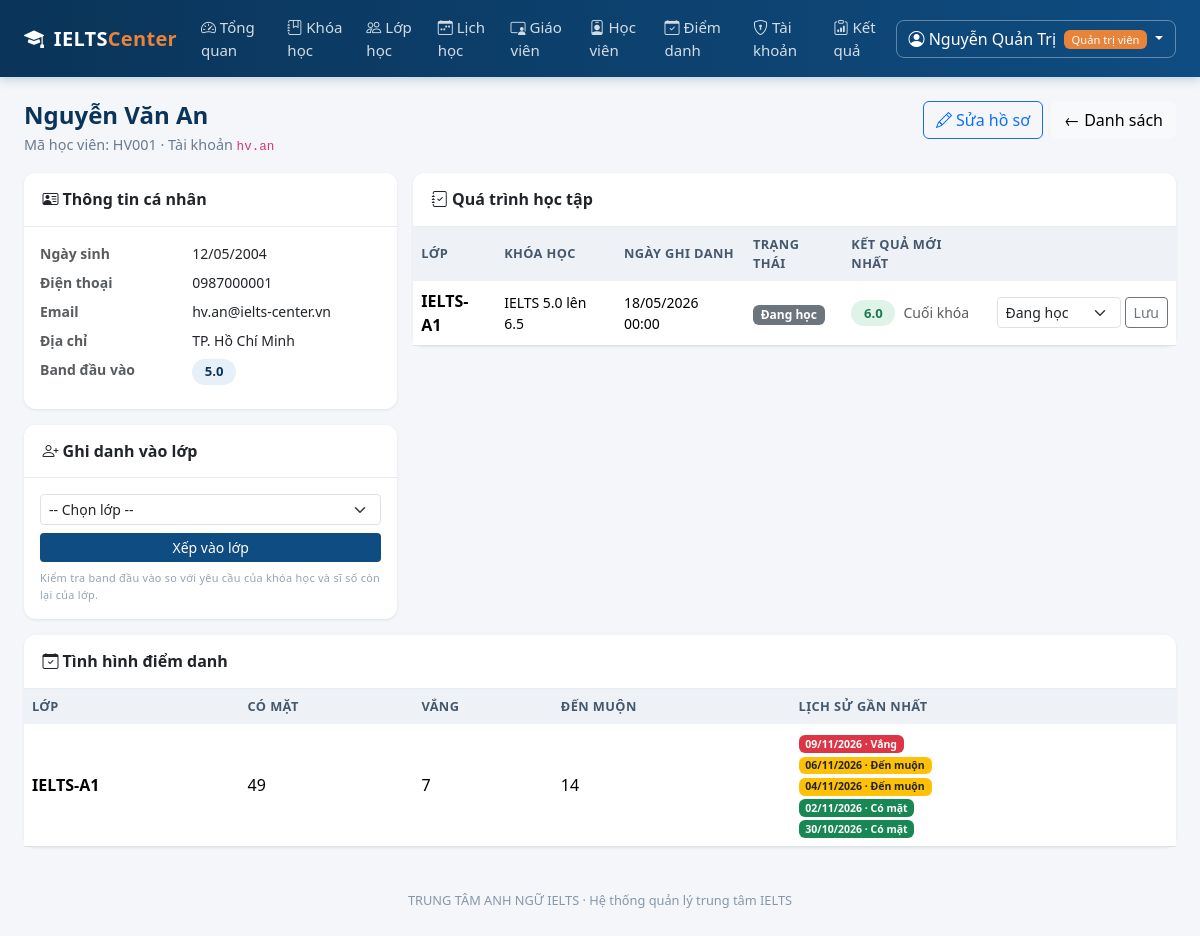
Screenshot of /quan-tri/hoc-vien/1 (signed in) with the database file from the repository.
### models.py (models this page shows, shortened)
class User(UserMixin, db.Model):
    __tablename__ = "users"
    id = db.Column(db.Integer, primary_key=True)
    username = db.Column(db.String(50), unique=True, nullable=False, index=True)
    password_hash = db.Column(db.String(255), nullable=False)
    role = db.Column(db.String(20), nullable=False, default=ROLE_STUDENT)
    full_name = db.Column(db.String(120), nullable=False)
    email = db.Column(db.String(120))
    phone = db.Column(db.String(20))
    is_locked = db.Column(db.Boolean, default=False, nullable=False)
    failed_logins = db.Column(db.Integer, default=0, nullable=False)
    created_at = db.Column(db.DateTime, default=datetime.now)
    teacher = db.relationship(
        "TeacherProfile", back_populates="user", uselist=False, cascade="all, delete-orphan"
    )
    student = db.relationship(
        "StudentProfile", back_populates="user", uselist=False, cascade="all, delete-orphan"
    )
    @property
    def role_label(self):
        return ROLE_LABELS.get(self.role, self.role)
    @property
    def is_admin(self):
        return self.role == ROLE_ADMIN

class StudentProfile(db.Model):
    __tablename__ = "student_profiles"
    id = db.Column(db.Integer, primary_key=True)
    user_id = db.Column(db.Integer, db.ForeignKey("users.id"), unique=True, nullable=False)
    code = db.Column(db.String(20), unique=True)   # ma hoc vien
    dob = db.Column(db.Date)
    address = db.Column(db.String(200))
    entry_band = db.Column(db.Float)               # band kiem tra dau vao
    is_active = db.Column(db.Boolean, default=True, nullable=False)
    user = db.relationship("User", back_populates="student")
    enrollments = db.relationship(
        "Enrollment", back_populates="student", cascade="all, delete-orphan"
    )
    @property
    def full_name(self):
        return self.user.full_name

class Enrollment(db.Model):
    __tablename__ = "enrollments"
    __table_args__ = (db.UniqueConstraint("student_id", "class_id", name="uq_student_class"),)
    id = db.Column(db.Integer, primary_key=True)
    student_id = db.Column(db.Integer, db.ForeignKey("student_profiles.id"), nullable=False)
    class_id = db.Column(db.Integer, db.ForeignKey("classes.id"), nullable=False)
    enrolled_at = db.Column(db.DateTime, default=datetime.now)
    status = db.Column(db.String(20), default="studying", nullable=False)
    student = db.relationship("StudentProfile", back_populates="enrollments")
    classroom = db.relationship("ClassRoom", back_populates="enrollments")
    scores = db.relationship(
        "ScoreRecord", back_populates="enrollment", cascade="all, delete-orphan"
    )
    attendance_records = db.relationship(
        "AttendanceRecord",
        back_populates="enrollment",
        cascade="all, delete-orphan",
        order_by="AttendanceRecord.attendance_date.desc()",
    )
    homework_submissions = db.relationship(
        "HomeworkSubmission",
        back_populates="enrollment",
        cascade="all, delete-orphan",
        order_by="HomeworkSubmission.submitted_at.desc()",
    )
    @property
    def status_label(self):
        return ENROLL_STATUS.get(self.status, self.status)
    @property
    def latest_score(self):
        published = [s for s in self.scores if s.is_published]
        if not published:
            return None
        return sorted(published, key=lambda s: s.updated_at or datetime.min)[-1]

class ClassRoom(db.Model):
    __tablename__ = "classes"
    id = db.Column(db.Integer, primary_key=True)
    code = db.Column(db.String(20), unique=True, nullable=False)
    course_id = db.Column(db.Integer, db.ForeignKey("courses.id"), nullable=False)
    teacher_id = db.Column(db.Integer, db.ForeignKey("teacher_profiles.id"))
    room = db.Column(db.String(30))
    start_date = db.Column(db.Date)
    max_size = db.Column(db.Integer, default=20, nullable=False)
    status = db.Column(db.String(20), default="open", nullable=False)
    course = db.relationship("Course", back_populates="classes")
    teacher = db.relationship("TeacherProfile", back_populates="classes")
    schedules = db.relationship(
        "Schedule", back_populates="classroom", cascade="all, delete-orphan"
    )
    enrollments = db.relationship(
        "Enrollment", back_populates="classroom", cascade="all, delete-orphan"
    )
    homework_assignments = db.relationship(
        "Homework", back_populates="classroom", cascade="all, delete-orphan"
    )
    @property
    def current_size(self):
        return len([e for e in self.enrollments if e.status in ("studying", "reserved")])

class Course(db.Model):
    __tablename__ = "courses"
    id = db.Column(db.Integer, primary_key=True)
    code = db.Column(db.String(20), unique=True, nullable=False)
    name = db.Column(db.String(150), nullable=False)
    entry_band = db.Column(db.Float, nullable=False)
    target_band = db.Column(db.Float, nullable=False)
    sessions = db.Column(db.Integer, nullable=False, default=36)
    tuition = db.Column(db.Integer, nullable=False, default=0)   # hoc phi (VND)
    is_open = db.Column(db.Boolean, default=True, nullable=False)
    description = db.Column(db.Text)
    classes = db.relationship("ClassRoom", back_populates="course")

class ScoreRecord(db.Model):
    __tablename__ = "score_records"
    id = db.Column(db.Integer, primary_key=True)
    enrollment_id = db.Column(db.Integer, db.ForeignKey("enrollments.id"), nullable=False)
    term = db.Column(db.String(50), nullable=False)   # vi du: Dau vao / Giua khoa / Cuoi khoa
    listening = db.Column(db.Float)
    reading = db.Column(db.Float)
    writing = db.Column(db.Float)
    speaking = db.Column(db.Float)
    overall = db.Column(db.Float)
    comment = db.Column(db.Text)
    is_published = db.Column(db.Boolean, default=False, nullable=False)
    updated_at = db.Column(db.DateTime, default=datetime.now, onupdate=datetime.now)
    enrollment = db.relationship("Enrollment", back_populates="scores")
    logs = db.relationship("ScoreLog", back_populates="score", cascade="all, delete-orphan")

class AttendanceRecord(db.Model):
    __tablename__ = "attendance_records"
    __table_args__ = (
        db.UniqueConstraint(
            "enrollment_id", "attendance_date", name="uq_attendance_enrollment_date"
        ),
    )
    id = db.Column(db.Integer, primary_key=True)
    enrollment_id = db.Column(db.Integer, db.ForeignKey("enrollments.id"), nullable=False)
    attendance_date = db.Column(db.Date, nullable=False, index=True)
    status = db.Column(db.String(20), nullable=False)
    marked_by = db.Column(db.Integer, db.ForeignKey("users.id"), nullable=False)
    marked_at = db.Column(db.DateTime, default=datetime.now, nullable=False)
    enrollment = db.relationship("Enrollment", back_populates="attendance_records")
    teacher = db.relationship("User")

### blueprints/admin.py (the view)
@admin_bp.route("/hoc-vien/<int:student_id>")
def student_detail(student_id):
    student = db.session.get(StudentProfile, student_id)
    if student is None:
        flash("Không tìm thấy học viên.", "danger")
        return redirect(url_for("admin.students"))
    enrolled_class_ids = [e.class_id for e in student.enrollments]
    open_classes = [
        c
        for c in ClassRoom.query.filter(ClassRoom.status.in_(["open", "teaching"])).all()
        if c.id not in enrolled_class_ids
    ]
    attendance_summary = {}
    for enrollment in student.enrollments:
        attendance_summary[enrollment.id] = {
            status: sum(record.status == status for record in enrollment.attendance_records)
            for status in ATTENDANCE_STATUSES
        }
    return render_template(
        "admin/student_detail.html",
        student=student,
        open_classes=open_classes,
        enroll_status=ENROLL_STATUS,
        attendance_statuses=ATTENDANCE_STATUSES,
        attendance_summary=attendance_summary,
    )

### templates/admin/student_detail.html (shortened to what this page needs)
{% extends "base.html" %}
{% block content %}
<div class="d-flex justify-content-between align-items-start mb-3 flex-wrap gap-2">
  <div>
    <h4 class="page-title mb-1">{{ student.full_name }}</h4>
    <p class="page-sub mb-0">Mã học viên: {{ student.code or '—' }} · Tài khoản <code>{{ student.user.username }}</code></p>
  </div>
  <div class="d-flex gap-2">
    <a href="{{ url_for('admin.student_form', student_id=student.id) }}" class="btn btn-outline-primary"><i class="bi bi-pencil"></i> Sửa hồ sơ</a>
    <a href="{{ url_for('admin.students') }}" class="btn btn-light">← Danh sách</a>
  </div>
</div>
<div class="row g-3">
  <div class="col-lg-4">
    <div class="card mb-3">
      <div class="card-header"><i class="bi bi-person-vcard"></i> Thông tin cá nhân</div>
      <div class="card-body">
        <dl class="row mb-0 small">
          <dt class="col-5 text-muted">Ngày sinh</dt><dd class="col-7">{{ student.dob | date_vn }}</dd>
          <dt class="col-5 text-muted">Điện thoại</dt><dd class="col-7">{{ student.user.phone or '—' }}</dd>
          <dt class="col-5 text-muted">Email</dt><dd class="col-7">{{ student.user.email or '—' }}</dd>
          <dt class="col-5 text-muted">Địa chỉ</dt><dd class="col-7">{{ student.address or '—' }}</dd>
          <dt class="col-5 text-muted">Band đầu vào</dt>
          <dd class="col-7"><span class="band-pill">{{ student.entry_band or 'Chưa có' }}</span></dd>
        </dl>
      </div>
    </div>
    <div class="card">
      <div class="card-header"><i class="bi bi-person-plus"></i> Ghi danh vào lớp</div>
      <div class="card-body">
        <form method="post" action="{{ url_for('admin.enroll', student_id=student.id) }}">
          <select name="class_id" class="form-select form-select-sm mb-2" required>
            <option value="">-- Chọn lớp --</option>
          </select>
          <button class="btn btn-sm btn-primary w-100" style="background:var(--brand);border:none">Xếp vào lớp</button>
        </form>
        <p class="uc-tag mt-2 mb-0">
          Kiểm tra band đầu vào so với yêu cầu của khóa học và sĩ số còn lại của lớp.
        </p>
      </div>
    </div>
  </div>
  <div class="col-lg-8">
    <div class="card">
      <div class="card-header"><i class="bi bi-journal-check"></i> Quá trình học tập</div>
      <div class="table-responsive">
        <table class="table table-hover mb-0">
          <thead><tr><th>Lớp</th><th>Khóa học</th><th>Ngày ghi danh</th><th>Trạng thái</th><th>Kết quả mới nhất</th><th></th></tr></thead>
          <tbody>
          {% for e in student.enrollments %}
            <tr>
              <td class="fw-semibold">{{ e.classroom.code }}</td>
              <td class="small">{{ e.classroom.course.name }}</td>
              <td class="small">{{ e.enrolled_at | datetime_vn }}</td>
              <td><span class="badge bg-secondary">{{ e.status_label }}</span></td>
              <td>
                {% set score = e.latest_score %}
                {% if score %}
                  <span class="band-pill high">{{ score.overall }}</span>
                  <span class="small text-muted ms-1">{{ score.term }}</span>
                {% else %}<span class="band-pill none">—</span>{% endif %}
              </td>
              <td class="text-end">
                <form method="post" action="{{ url_for('admin.enrollment_status', enrollment_id=e.id) }}" class="d-flex gap-1 justify-content-end">
                  <select name="status" class="form-select form-select-sm" style="width:auto">
                    {% for key, label in enroll_status.items() %}
                      <option value="{{ key }}" {% if e.status == key %}selected{% endif %}>{{ label }}</option>
                    {% endfor %}
                  </select>
                  <button class="btn btn-sm btn-outline-secondary">Lưu</button>
                </form>
              </td>
            </tr>
          {% else %}
            <tr><td colspan="6" class="text-center text-muted py-4">Học viên chưa được xếp lớp.</td></tr>
          {% endfor %}
          </tbody>
        </table>
      </div>
    </div>
  </div>
</div>
<div class="card mt-3" id="attendance">
  <div class="card-header"><i class="bi bi-calendar-check"></i> Tình hình điểm danh</div>
  <div class="table-responsive">
    <table class="table table-hover align-middle mb-0">
      <thead>
        <tr><th>Lớp</th><th>Có mặt</th><th>Vắng</th><th>Đến muộn</th><th>Lịch sử gần nhất</th></tr>
      </thead>
      <tbody>
      {% for e in student.enrollments %}
        <tr>
          <td class="fw-semibold">{{ e.classroom.code }}</td>
          {% for status, label in attendance_statuses.items() %}
            <td>{{ attendance_summary[e.id][status] }}</td>
          {% endfor %}
          <td class="small">
            {% for record in e.attendance_records[:5] %}
              <span class="badge bg-{{ 'success' if record.status == 'present' else 'danger' if record.status == 'absent' else 'warning text-dark' }}">
                {{ record.attendance_date | date_vn }} · {{ attendance_statuses[record.status] }}
              </span>{% if not loop.last %}<br>{% endif %}
            {% else %}<span class="text-muted">Chưa có dữ liệu</span>{% endfor %}
          </td>
        </tr>
      {% else %}
        <tr><td colspan="5" class="text-center text-muted py-3">Học viên chưa được xếp lớp.</td></tr>
      {% endfor %}
      </tbody>
    </table>
  </div>
</div>
{% endblock %}

### templates/base.html (shortened to what this page needs)
<!DOCTYPE html>
<html lang="vi">
<head>
  <link href="{{ url_for('static', filename='vendor/bootstrap/bootstrap.min.css') }}" rel="stylesheet">
  <link href="{{ url_for('static', filename='vendor/bootstrap-icons/bootstrap-icons.min.css') }}" rel="stylesheet">
  <link rel="stylesheet" href="{{ url_for('static', filename='css/style.css') }}">
</head>
<body class="{% if not current_user.is_authenticated %}page-auth{% endif %}">
{% if current_user.is_authenticated %}
<nav class="navbar navbar-expand-lg app-navbar sticky-top">
  <div class="container-fluid px-4">
    <a class="navbar-brand" href="{{ url_for('auth.index') }}">
      <i class="bi bi-mortarboard-fill me-1"></i> IELTS<span class="brand-light">Center</span>
    </a>
    <div class="collapse navbar-collapse" id="mainNav">
      <ul class="navbar-nav me-auto">
        {% if current_user.is_admin %}
          <li class="nav-item"><a class="nav-link" href="{{ url_for('admin.dashboard') }}"><i class="bi bi-speedometer2"></i> Tổng quan</a></li>
          <li class="nav-item"><a class="nav-link" href="{{ url_for('admin.courses') }}"><i class="bi bi-journal-bookmark"></i> Khóa học</a></li>
          <li class="nav-item"><a class="nav-link" href="{{ url_for('admin.classes') }}"><i class="bi bi-people"></i> Lớp học</a></li>
          <li class="nav-item"><a class="nav-link" href="{{ url_for('admin.schedule_management') }}"><i class="bi bi-calendar-week"></i> Lịch học</a></li>
          <li class="nav-item"><a class="nav-link" href="{{ url_for('admin.teachers') }}"><i class="bi bi-person-video3"></i> Giáo viên</a></li>
          <li class="nav-item"><a class="nav-link" href="{{ url_for('admin.students') }}"><i class="bi bi-person-badge"></i> Học viên</a></li>
          <li class="nav-item"><a class="nav-link" href="{{ url_for('admin.attendance_report') }}"><i class="bi bi-calendar-check"></i> Điểm danh</a></li>
          <li class="nav-item"><a class="nav-link" href="{{ url_for('admin.accounts') }}"><i class="bi bi-shield-lock"></i> Tài khoản</a></li>
          <li class="nav-item"><a class="nav-link" href="{{ url_for('admin.scores') }}"><i class="bi bi-clipboard-data"></i> Kết quả</a></li>
        {% endif %}
      </ul>
      <div class="dropdown">
        <a class="btn btn-user dropdown-toggle" href="#" data-bs-toggle="dropdown">
          <i class="bi bi-person-circle"></i>
          {{ current_user.full_name }}
          <span class="badge role-badge ms-1">{{ current_user.role_label }}</span>
        </a>
      </div>
    </div>
  </div>
</nav>
{% endif %}
<main class="{% if current_user.is_authenticated %}container-fluid px-4 py-4{% else %}auth-wrapper{% endif %}">
  {% block content %}{% endblock %}
</main>
{% if current_user.is_authenticated %}
<footer class="app-footer">
  {{ CENTER_NAME }} · Hệ thống quản lý trung tâm IELTS
</footer>
{% endif %}
</body>
</html>

### rows the page displays
User: full_name "Nguyễn Quản Trị", role_label "Quản trị viên"
User: full_name "Nguyễn Văn An", user.username "hv.an", user "0987000001", user "hv.an@ielts-center.vn"
StudentProfile: code "HV001", dob "12/05/2004", address "TP. Hồ Chí Minh", entry_band "5.0"
Enrollment: classroom.code "IELTS-A1", classroom.course.name "IELTS 5.0 lên 6.5", enrolled_at "18/05/2026 00:00", status_label "Đang học", status "Đang học", attendance_summary "49" "7" "14"
ScoreRecord: overall "6.0", term "Cuối khóa"
AttendanceRecord: attendance_date "09/11/2026", status "Vắng"
AttendanceRecord: attendance_date "06/11/2026", status "Đến muộn"
AttendanceRecord: attendance_date "04/11/2026", status "Đến muộn"
AttendanceRecord: attendance_date "02/11/2026", status "Có mặt"
AttendanceRecord: attendance_date "30/10/2026", status "Có mặt"

### other values shown
{{ CENTER_NAME }} "TRUNG TÂM ANH NGỮ IELTS"
